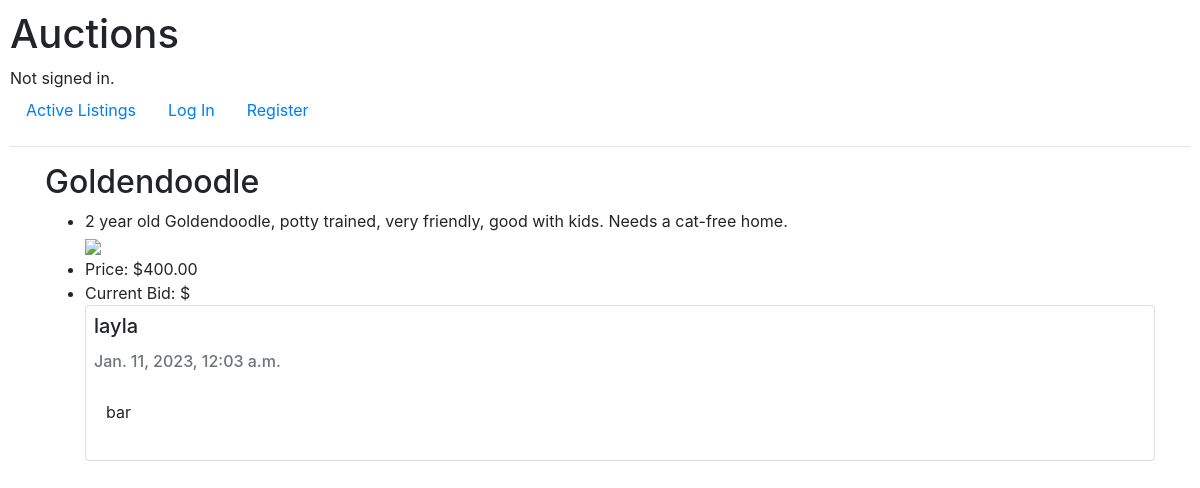
Page /listings/3 on the earlier database version.
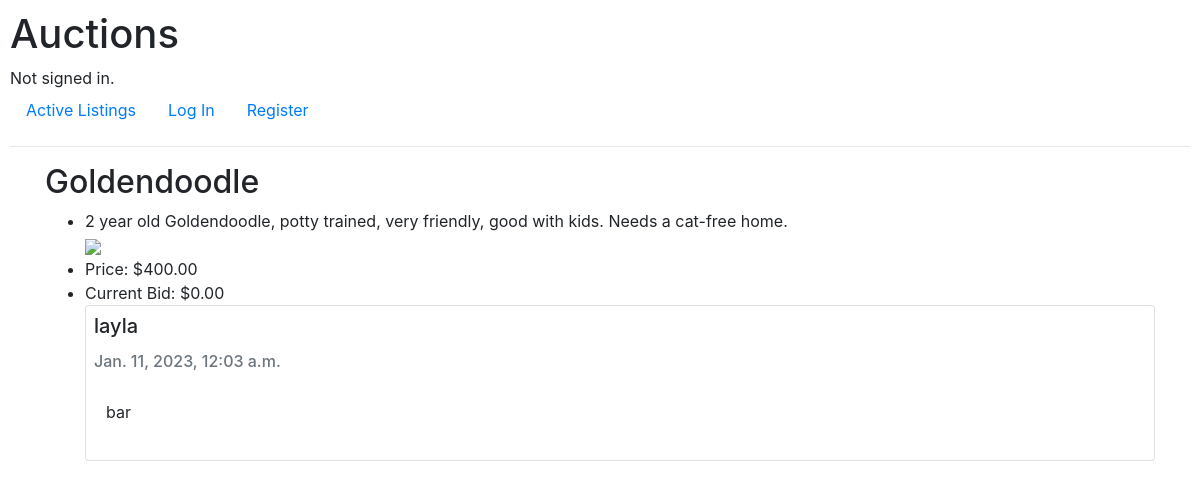
Same page on the later database version.
### auctions/models.py (models this page shows, shortened)
class Listing(models.Model):
    title = models.CharField(max_length=64)
    description = models.CharField(max_length=160)
    img_path = models.CharField(max_length=1024)
    price = models.DecimalField(max_digits=7, decimal_places=2)
    created_at = models.DateTimeField(default=datetime.now, blank=True)
    user = models.ForeignKey("User", on_delete=models.CASCADE, related_name="listings")
    winner = models.ForeignKey("User", on_delete=models.CASCADE, blank=True, null=True, related_name="listings_won")
    category = models.ForeignKey("Category", on_delete=models.CASCADE, related_name="listings")
    status = models.IntegerField(default=0) # 0 is open, 1 is closed

class Comment(models.Model):
    text = models.CharField(max_length=1024, blank=True)
    listing = models.ForeignKey("Listing", on_delete=models.CASCADE, related_name="comments")
    user = models.ForeignKey("User", on_delete=models.CASCADE, related_name="comments")
    created_at = models.DateTimeField(default=datetime.now, blank=True)

class User(AbstractUser):
    watched_listings = models.ManyToManyField("Listing", blank=True, related_name="watched_by")

class Bid(models.Model):
    amount = models.DecimalField(max_digits=7, decimal_places=2)
    listing = models.ForeignKey("Listing", on_delete=models.CASCADE, related_name="bids")
    user = models.ForeignKey("User", on_delete=models.CASCADE, related_name="bids")

### auctions/views.py (the view)
# urls.py: path("listings/<id>", views.listing, name="listing"),
def listing(request, id):
    listing = Listing.objects.get(pk=id)
    max_bid = listing.bids.order_by('-amount').first() # SELECT * FROM bids WHERE listing = id ORDER BY amount DESC LIMIT 1
    comments = listing.comments.order_by('-text') # SELECT * FROM comments WHERE listing = id ORDER BY text DESC
    if listing == None:
        return render(request, "auctions/404.html", status=404)
    if request.method == "POST":
        if listing.watched_by.filter(id=request.user.id).exists():
            listing.watched_by.remove(request.user)
        else:
            listing.watched_by.add(request.user)
        return redirect("watchlist")
    return render(request, "auctions/listing.html", {
        "listing": listing,
        "bid_form": NewBidForm(),
        "max_bid": max_bid,
        "comment_form": NewCommentForm(),
        "comments": comments,
    })

### auctions/templates/auctions/listing.html (shortened to what this page needs)
{% extends "auctions/layout.html" %}
{% block body %}
    <h2>{{ listing.title }}</h2>
    <ul>
        <li>{{ listing.description }}</li>
        <img src="{{ listing.img_path }}">
        <li>Price: ${{ listing.price }}</li>
        <li>Current Bid: ${{ max_bid.amount }}</li>
        {% for comment in comments %}
            <div class="card">
                <h5 class="card-title p-2">{{ comment.user }}</h5>
                <h6 class="card-subtitle px-2 mb-2 text-muted">{{ comment.created_at }}</h6>
                <p class="card-body">{{ comment.text }}</p>
            </div>
        {% endfor %}
    </ul>
{% endblock %}

### auctions/templates/auctions/layout.html (shortened to what this page needs)
{% load static %}
<!DOCTYPE html>
<html lang="en">
    <head>
        <link rel="stylesheet" href="https://stackpath.bootstrapcdn.com/bootstrap/4.4.1/css/bootstrap.min.css">
        <link rel="stylesheet" href="https://cdn.jsdelivr.net/npm/bootstrap-icons@1.5.0/font/bootstrap-icons.css">
        <link href="{% static 'auctions/styles.css' %}" rel="stylesheet">
    </head>
    <body>
        <h1>Auctions</h1>
        <div>
            {% if user.is_authenticated %}
                Signed in as <strong>{{ user.username }}</strong>.
            {% else %}
                Not signed in.
            {% endif %}
        </div>
        <ul class="nav">
            <li class="nav-item">
                <a class="nav-link" href="{% url 'index' %}">Active Listings</a>
            </li>
            {% if user.is_authenticated %}
                <li class="nav-item">
                    <a class="nav-link" href="{% url 'create' %}">Create Listing</a>
                </li>
                <li class="nav-item">
                    <a class="nav-link" href="{% url 'watchlist' %}">Watchlist</a>
                </li>
                <li class="nav-item">
                    <a class="nav-link" href="{% url 'logout' %}">Log Out</a>
                </li>
            {% else %}
                <li class="nav-item">
                    <a class="nav-link" href="{% url 'login' %}">Log In</a>
                </li>
                <li class="nav-item">
                    <a class="nav-link" href="{% url 'register' %}">Register</a>
                </li>
            {% endif %}
        </ul>
        <hr>
        <div class="container">
            {% block body %}
            {% endblock %}
        </div>
    </body>
</html>

### auctions/static/auctions/styles.css (style rules this page uses)
body { padding: 10px; }
img { width: 20rem; }

Differences in the rows shown:
added Bid: amount "0.00"
